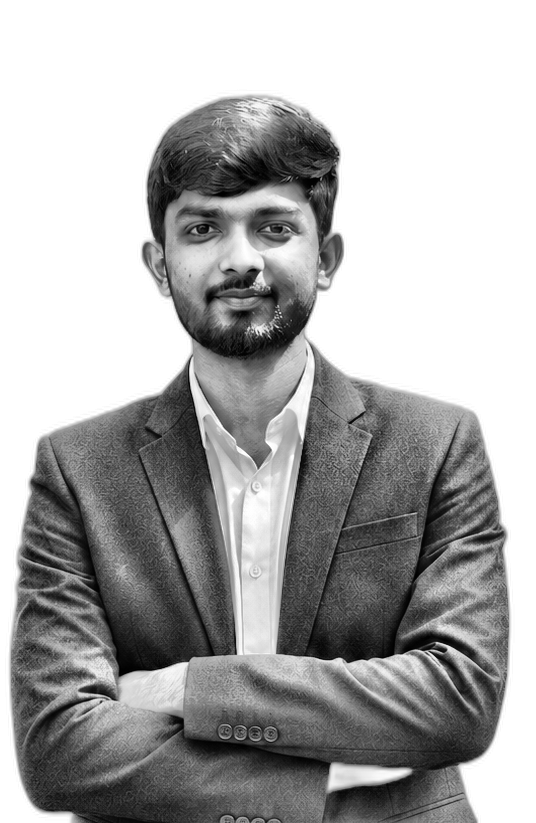
#> input picture scripts/prepped-source.png, 536 x 823 px, found by its file name
$ python make_ascii_svg.py
#> lines starting #> are read from the running program, lines starting #| are printed output that depends on the picture
"""
make_ascii_svg.py — convert scripts/prepped-source.png into a
monochrome, self-typing ASCII-art SVG.

Usage:
    python scripts/make_ascii_svg.py

Writes:
    avi-ascii.svg   (rename the output path / variable to your liking)
"""
from PIL import Image

# --- tunables -----------------------------------------------------------
SOURCE_IMAGE = "scripts/prepped-source.png"
OUTPUT_SVG = "avi-ascii.svg"

GRID_COLS = 100          # characters per row
GRID_ROWS = 53           # rows

FONT_SIZE = 8            # px, monospace
CHAR_W = FONT_SIZE * 0.6 # approx monospace advance width
LINE_H = FONT_SIZE * 1.0

FILL_COLOR = "#c9d1d9"   # single light-gray fill (monochrome on purpose)
BG_COLOR = "transparent"

# bright (sparse) -> dark (dense). Leading space clears background to nothing.
RAMP = " .`:-=+*cs#%@"

ROW_STAGGER = 0.05        # seconds between each row starting its wipe
WIPE_DURATION = 0.35       # seconds for a single row's reveal
# -------------------------------------------------------------------------


def brightness_to_char(value: int) -> str:
    """value: 0 (black) .. 255 (white) -> character from RAMP."""
    # invert: bright pixel (255) should map to the *sparse* end of RAMP
    idx = int((255 - value) / 255 * (len(RAMP) - 1))
    return RAMP[idx]


def image_to_ascii_rows(path: str, cols: int, rows: int) -> list[str]:
#> called with path = 'scripts/prepped-source.png', cols = 100, rows = 53
    img = Image.open(path).convert("L").resize((cols, rows))
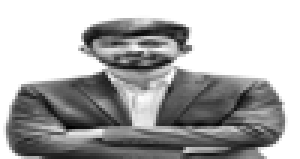
#> img: PIL image 100x53 L (shown 3 times larger); min 0, max 255, mean 171.7
    pixels = list(img.getdata())
#> pixels = 5300 values, max 255 at index 0, min 0 at index 4223, mean 171.7
    ascii_rows = []
    for r in range(rows):
        row_pixels = pixels[r * cols:(r + 1) * cols]
        ascii_rows.append("".join(brightness_to_char(p) for p in row_pixels))
#> after the loop, ascii_rows = 53 items
    return ascii_rows


def escape_xml(text: str) -> str:
    return (
        text.replace("&", "&amp;")
        .replace("<", "&lt;")
        .replace(">", "&gt;")
    )


def build_svg(ascii_rows: list[str]) -> str:
    width = GRID_COLS * CHAR_W
    height = GRID_ROWS * LINE_H

    defs = []
    uses = []

    for i, row_text in enumerate(ascii_rows):
        clip_id = f"clip{i}"
        y = (i + 1) * LINE_H - 2

        # clipPath: a rect that grows from width 0 to full width
        defs.append(f'''
    <clipPath id="{clip_id}">
      <rect x="0" y="{i * LINE_H}" height="{LINE_H}" width="0">
        <animate attributeName="width" from="0" to="{width}"
                 begin="{i * ROW_STAGGER:.2f}s" dur="{WIPE_DURATION}s"
                 fill="freeze" calcMode="spline" keySplines="0.4 0 0.2 1"/>
      </rect>
    </clipPath>''')

        uses.append(f'''
    <text x="0" y="{y}" clip-path="url(#{clip_id})"
          font-family="Menlo, Consolas, monospace" font-size="{FONT_SIZE}"
          fill="{FILL_COLOR}" xml:space="preserve">{escape_xml(row_text)}</text>''')

    svg = f'''<svg xmlns="http://www.w3.org/2000/svg" viewBox="0 0 {width:.0f} {height:.0f}">
  <defs>{"".join(defs)}
  </defs>
  <g>{"".join(uses)}
  </g>
</svg>'''
    return svg


if __name__ == "__main__":
    rows = image_to_ascii_rows(SOURCE_IMAGE, GRID_COLS, GRID_ROWS)
#> rows = 53 items
    svg_content = build_svg(rows)
#> the loop in build_svg, `for i, row_text in enumerate(ascii_rows):` made 53 passes
#> (clip_id, y) on passes 1 to 12: ('clip0', 6), ('clip1', 14), ('clip2', 22), ('clip3', 30), ('clip4', 38), ('clip5', 46), ('clip6', 54), ('clip7', 62), ('clip8', 70), ('clip9', 78), ('clip10', 86), ('clip11', 94)
    with open(OUTPUT_SVG, "w") as f:
        f.write(svg_content)
    print(f"Wrote {OUTPUT_SVG} ({GRID_COLS}x{GRID_ROWS} grid)")
